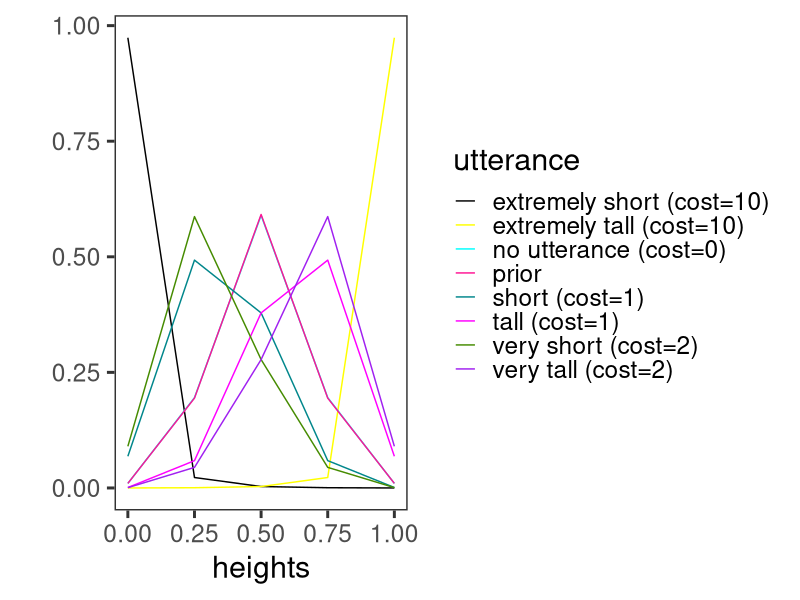
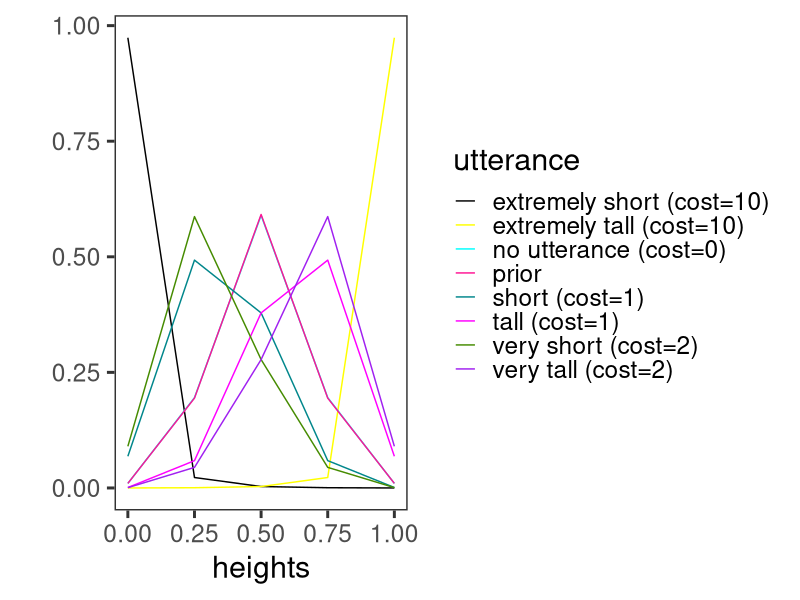

Reproduce these figures in R, in order.
library(ggplot2)

toplot = function(utt, dist, vals) {
  values = c(0, 1, 0.25, 0.5, 0.75)
  return(data.frame(
    values = values,
    utterance=rep(utt, length(values)),
    prior=rep(dist,  length(values)),
    weights = as.numeric(unlist(strsplit(vals, " ")))))
}

#where "very > bare" is hardcoded
# distributions = rbind(
#   #"peaked mid is gaussian w/ mean 0.5 sd 0.2"
#     toplot("prior", "peaked-mid", "0.009870647465794937 0.009870647465794937 0.19437203427500685 0.5915146365183964 0.19437203427500685"),
#     toplot("no utterance (cost=0)", "peaked-mid", "0.00899135892783637 0.00899135892783637 0.18617353647974985 0.6096702091848276 0.18617353647974985"),
#     toplot("tall (cost=1)", "peaked-mid", "0.002256305036823323 0.05081542668579683 0.09000545902893428 0.4295010827017602 0.4274217265466855"),
#     toplot("short (cost=1)", "peaked-mid", "0.050815426685796826 0.0022563050368233227 0.42742172654668537 0.42950108270176013 0.09000545902893427"),
#     toplot("very tall (cost=2)", "peaked-mid", "0.0008793593626715402 0.10391829782032919 0.04204532542061588 0.2547310992736995 0.5984259181226838"),
#     toplot("very short (cost=2)", "peaked-mid", "0.1039182978203292 0.0008793593626715402 0.5984259181226839 0.2547310992736995 0.042045325420615884"),
#     toplot("extremely tall (cost=10)", "peaked-mid", "0.000007919842669685217 0.9778770451932529 0.0004405149740975846 0.0027980666717241395 0.0188764533182557"),
#     toplot("extremely short (cost=10)", "peaked-mid", "0.9778770451932529 0.000007919842669685217 0.0188764533182557 0.0027980666717241395 0.0004405149740975846"),
#     # peaked both is just a line that goes down the midpoint then back up
#     toplot("prior", "peaked-both", "0.27272727 0.27272727 0.18181818 0.09090909 0.18181818"),
#     toplot("no utterance (cost=0)", "peaked-both", "0.26023682350940863 0.26023682350940863 0.19098117667191325 0.09756399963735635 0.19098117667191325"),
#     toplot("tall (cost=1)", "peaked-both", "0.049675830485446514 0.5199578302802841 0.09456933887510241 0.08408382631622702 0.2517131740429399"),
#     toplot("short (cost=1)", "peaked-both", "0.5199578302802841 0.049675830485446514 0.2517131740429399 0.08408382631622702 0.09456933887510241"),
#     toplot("very tall (cost=2)", "peaked-both", "0.0202708270275209 0.5741980137359832 0.06467387698954781 0.07919617023175599 0.26166111201519215"),
#     toplot("very short (cost=2)", "peaked-both", "0.5741980137359831 0.020270827027520897 0.2616611120151921 0.07919617023175597 0.0646738769895478"),
#     toplot("extremely tall (cost=10)", "peaked-both", "0.020771044570361122 0.5710497746137095 0.06681983607196984 0.07991913601687639 0.26144020872708307"),
#     toplot("extremely short (cost=10)", "peaked-both", "0.5710497746137095 0.020771044570361125 0.26144020872708307 0.07991913601687639 0.06681983607196983")
# #   toplot("prior", "peaked", "")#,
# #   toplot("no utterance (cost=0)", "peaked", ""),
# #   toplot("rain (cost=0.1)", "peaked", ""),
# #   toplot("not-rain (cost=0.1)", "peaked", ""),
# #   toplot("must (cost=100)", "peaked", ""),
# #   toplot("must-not (cost=100)", "peaked", "")
# )

distributions = rbind(
  #"peaked mid is gaussian w/ mean 0.5 sd 0.2"
  toplot("prior", "peaked-mid", "0.009870647465794937 0.009870647465794937 0.19437203427500685 0.5915146365183964 0.19437203427500685"),
  toplot("no utterance (cost=0)", "peaked-mid", "0.009828327797963965 0.009828327797963965 0.19544268332301556 0.5894579777580409 0.19544268332301556"),
  toplot("tall (cost=1)", "peaked-mid", "0.0009736333828371074 0.06851273734365262 0.05907914194833604 0.37864016223287084 0.4927943250923034"),
  toplot("short (cost=1)", "peaked-mid", "0.06851273734365262 0.0009736333828371074 0.4927943250923034 0.37864016223287084 0.05907914194833605"),
  toplot("very tall (cost=2)", "peaked-mid", "0.0007111713589281494 0.09007550266534171 0.04452931183419864 0.2777249729765566 0.5869590411649749"),
  toplot("very short (cost=2)", "peaked-mid", "0.09007550266534173 0.0007111713589281494 0.5869590411649749 0.2777249729765567 0.04452931183419865"),
  toplot("extremely tall (cost=10)", "peaked-mid", "0.000007616827724329322 0.9738091764527186 0.0005201434244804059 0.00307933926920359 0.022583724025873053"),
  toplot("extremely short (cost=10)", "peaked-mid", "0.9738091764527186 0.000007616827724329322 0.022583724025873053 0.00307933926920359 0.0005201434244804059")#,
  # peaked both is just a line that goes down the midpoint then back up
#   toplot("prior", "peaked-both", "0.27272727 0.27272727 0.18181818 0.09090909 0.18181818"),
#   toplot("no utterance (cost=0)", "peaked-both", "0.2590283022297041 0.2590283022297041 0.19204661354076952 0.0978501684590527 0.19204661354076952"),
#   toplot("tall (cost=1)", "peaked-both", "0.021344688345147113 0.569824945297623 0.06621105693970104 0.07925583248353894 0.2633634769339898"),
#   toplot("short (cost=1)", "peaked-both", "0.569824945297623 0.021344688345147113 0.2633634769339898 0.07925583248353894 0.06621105693970103"),
#   toplot("very tall (cost=2)", "peaked-both", "0.02263559971828721 0.561913897511387 0.07112635727147881 0.08118602326782452 0.2631381222310225"),
#   toplot("very short (cost=2)", "peaked-both", "0.561913897511387 0.02263559971828721 0.2631381222310225 0.08118602326782452 0.07112635727147881"),
#   toplot("extremely tall (cost=10)", "peaked-both", "0.02370531940453914 0.5566282453521497 0.07443605576161749 0.08244823684556254 0.26278214263613103"),
#   toplot("extremely short (cost=10)", "peaked-both", "0.5566282453521498 0.023705319404539144 0.26278214263613103 0.08244823684556256 0.0744360557616175")
)

distributions$utterance = factor(distributions$utterance)
p = ggplot(distributions, aes(x=values, y=weights)) +
  geom_line(stat="identity", aes(colour=utterance)) +
  #facet_wrap(~ prior) +
  ylab("") +
  scale_colour_manual(values=c("black", "yellow", "cyan", "deeppink", "turquoise4", "magenta", "chartreuse4", "purple")) +
#   ggtitle("") +
  xlab("heights") +
  theme_bw(22) +
  theme(panel.grid=element_blank())
print(p)
ggsave("images/model_results.png", width=10, height=6)
